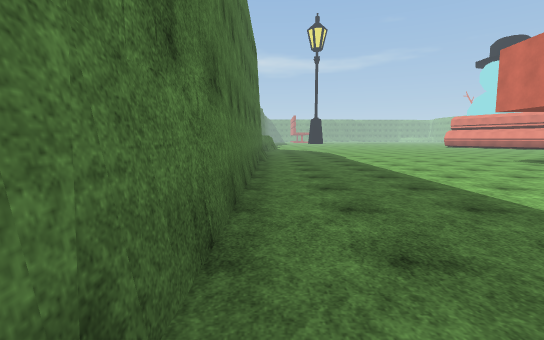
view 1 (above)

19 first-person views from a walk through a scene from a Unity 3-D project. The camera is 1.4 m above the floor, tilts 6° down and sees 85° across. The floor is counted in squares, 2 m on a side. Each view is taken from the middle of a square. On the plan, view 1 faces up. The plan holds only what a view shows up to about 10 squares ahead; the rest is blank. The place goes on beyond the plan. The player is left out. Some surface patterns are stand-ins.

view 2
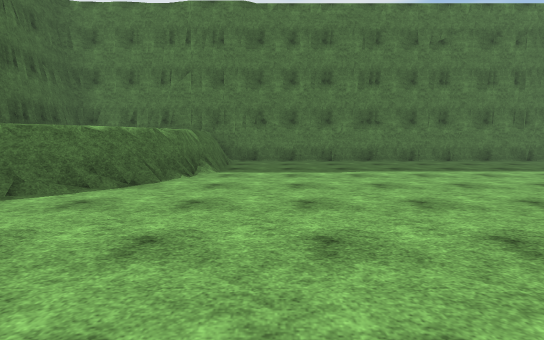

view 3
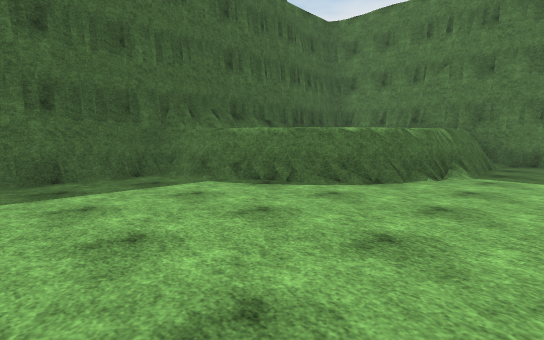

view 4
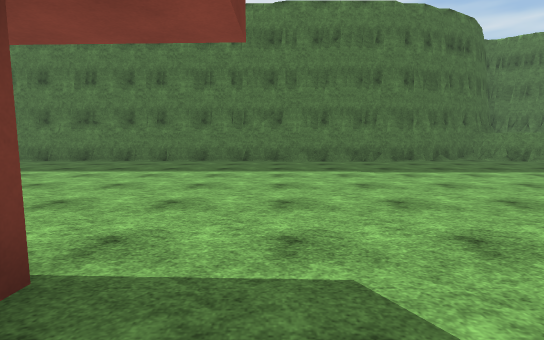

view 5
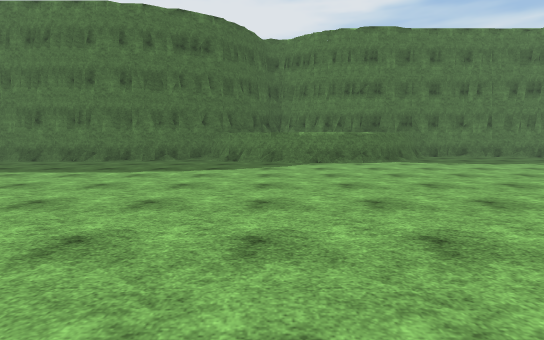

view 6
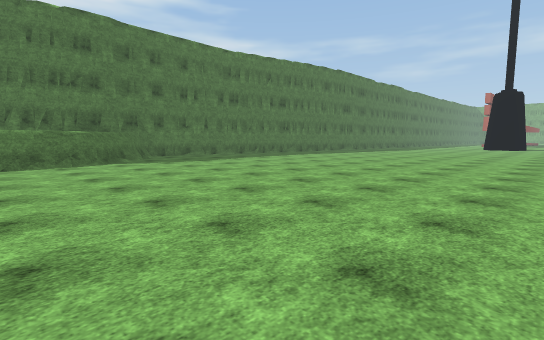

view 7
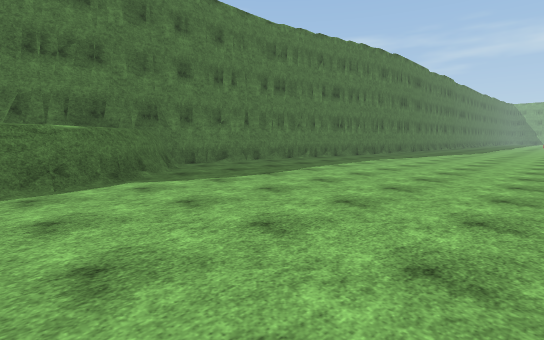

view 8
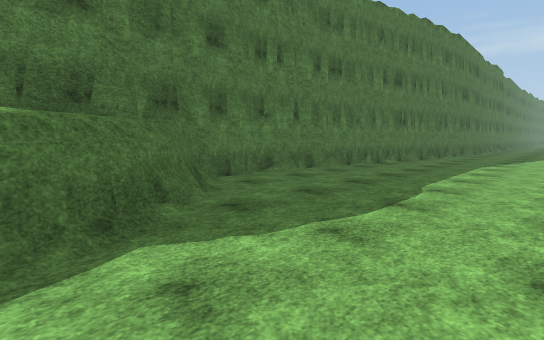

view 9
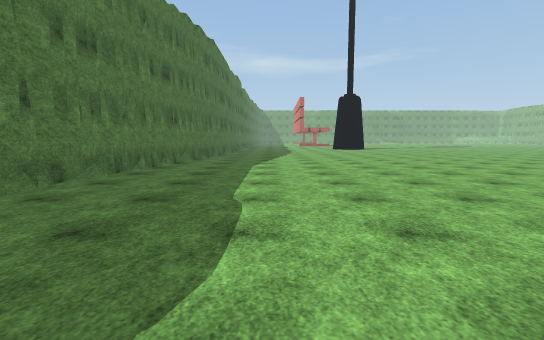

view 10
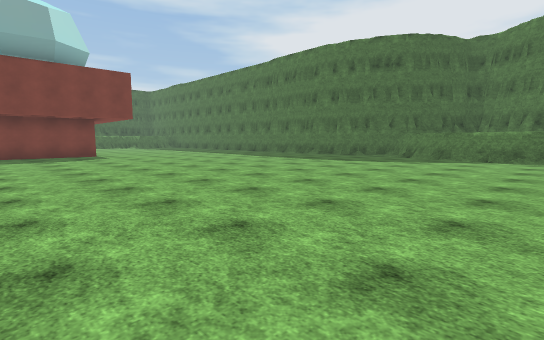

view 11
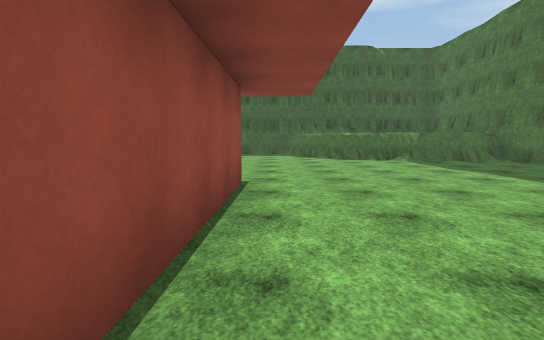

view 12
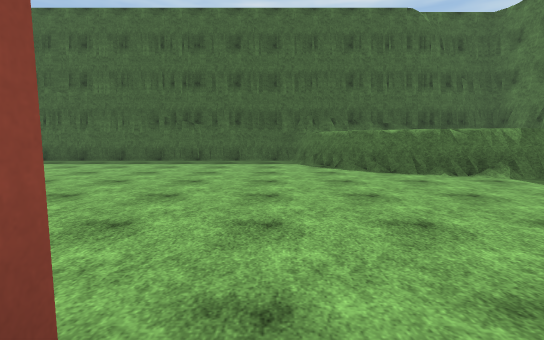

view 13
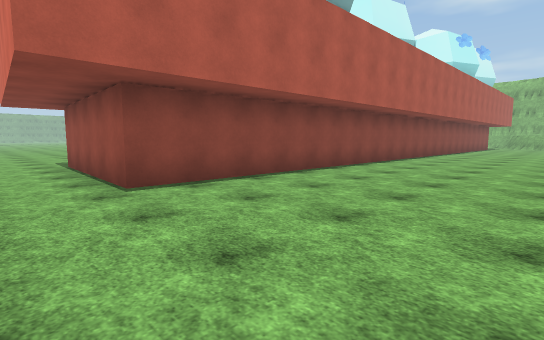

view 14
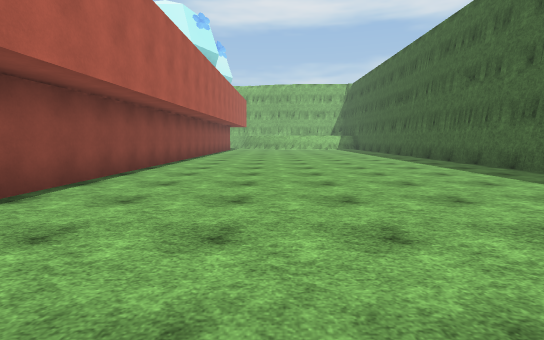

view 15
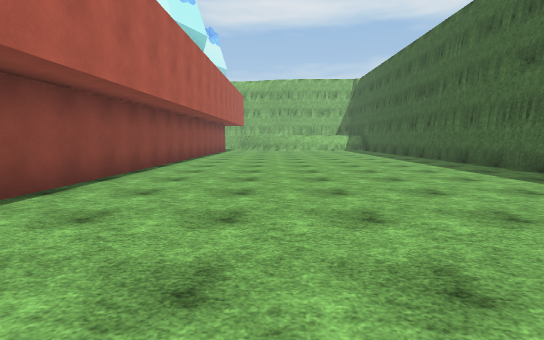

view 16
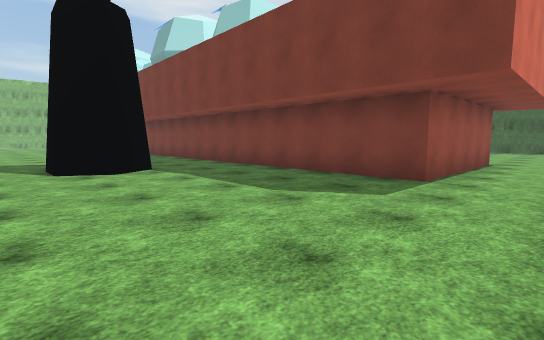

view 17
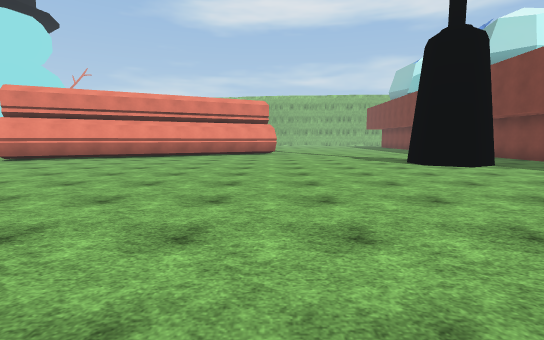

view 18
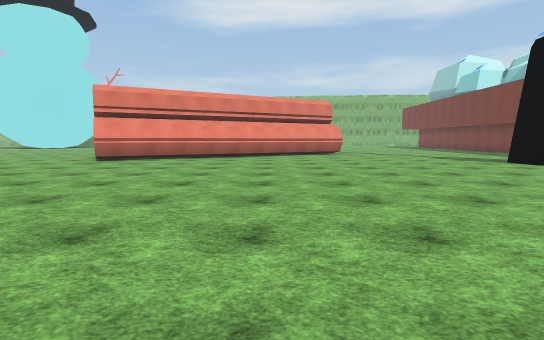

view 19
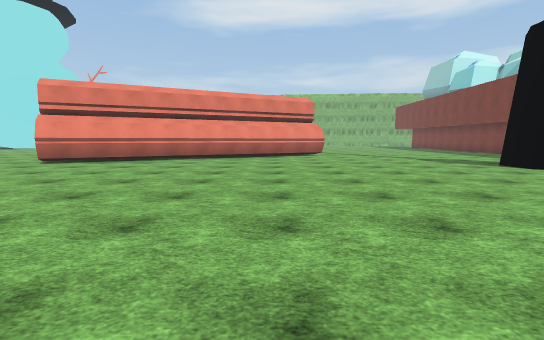

### Floor plan
Points are (right, up) in squares from view 1. A wall is a line through its corners. A room is listed if a view was taken in it or the views show most of it. See-through windows are left out.
Room 1 (views 1, 2, 3, 4, 5, 6, 7, 8, 9, 10, 11, 12, 13, 14, 15, 16, 17, 18, 19)
walls: (12.8, 10.1) (12.3, 11.1) (12.8, 11.9) (13.9, 11.9); (16.1, 20.6) (14.1, 24.5); (0, 17.6) (-0.8, 16.8); (-0.3, 17.3) (-1.2, 16); (0, 18.7) (-0.2, 17.9); (-0.5, 13.1) (-0.3, 11.8); (0.1, 19.1) (0, 18); (-0.8, 14.9) (-0.6, 13.5) (-0.4, 13.1); (-0.7, 12.5) (-0.4, -1.6) (0.8, -1.6); (-0.8, 17.4) (-0.8, 16.7); (0, 19.8) (-0.1, 18.6); (-1.1, 15.3) (-0.4, 13.5) (-0.5, 10.1); (-0.2, 19.4) (-0.2, 18.2); (-0.8, 18) (-0.8, 17.5); (0, 20.4) (0, 19.9); (-0.5, 10) (-0.5, 8.4); (-0.9, 19.4) (-0.8, 18.7); (-0.2, 21.1) (0.2, 19.6); (-0.5, 21.8) (0.1, 20.5) (0.1, 18.8) (-0.6, 16.7); (-1, 22.1) (-0.3, 21); (-1, 22.5) (-0.3, 21.3); (-1.1, 22.6) (-0.7, 22.2); (-0.6, 6.2) (-0.6, 5.2); (-1.5, 22.9) (-0.7, 21.9); (-2, 23.2) (-1.7, 22.8); (-2.7, 24.2) (-2.6, 23.6) (-1.5, 22.7); (-0.4, 2.9) (-0.4, 2.2); (22, 2.9) (7.5, 3.4) (7.6, 7.8) (15.2, 7.6); (-2.5, 27.3) (-2.7, 23.8) (-2.5, 23.5); (-2.6, 27.3) (-2.7, 26.8); (3.2, -1.6) (4.9, -2.8) (5.8, -4.1) (6.2, -5.7) (14.5, -5.7); (4, -2) (4.5, -2.7); (2.9, -1.6) (3.6, -1.8); (3.5, -1.9) (4.7, -2.6); (2.7, -1.6) (3.4, -1.7) (4.2, -2.4); (2.2, -1.4) (4.7, -2.3); (3.1, -1.8) (3.4, -2.1); (2.1, -1.6) (2.8, -1.9); (2.3, -1.7) (3.5, -1.7); (4.4, -2.6) (5.4, -3.5); (4.9, -3.1) (5.1, -3.5); (5.2, -3.2) (5.9, -4.3); (-2.1, 29.7) (-2.1, 29.1); (5.7, -3.8) (6.1, -5); (0, -1.7) (0.6, -1.5); (5.5, -4.2) (5.8, -4.6); (5.6, -4.3) (5.9, -5); (-2, 31) (-2.7, 24.8); (6, -4.9) (6.1, -5.7); (-1.5, 32) (-2, 30.6); (-1.7, 32) (-1.8, 30.1) (-2.4, 28.2); (5.5, -5.2) (5.6, -5.7); (8, -5.9) (8.6, -5.9); (7.2, -5.9) (7.8, -5.8); (6.3, -5.9) (7.8, -5.9); (16.1, -5.7) (22.1, -5.7)
low walls: (0.1, 18.6) (0, 17.7); (-0.6, 16.7) (-0.9, 16.4); (0.1, 20.4) (0.3, 19.3); (-1, 22.6) (-0.5, 21.8); (4, -2) (5.1, -3); (-1.9, 29.6) (-1.9, 29.1); (6.2, -4.8) (6.2, -5.7)

Where each view was taken, in squares from view 1:
view 1: 0 up, 0 right, facing up
view 2: 0 up, 9 right, facing left
view 3: 0 up, 9 right, facing down-left
view 4: 9 up, 9 right, facing left
view 5: 18 up, 9 right, facing left
view 6: 19 up, 9 right, facing up-left
view 7: 20 up, 5 right, facing up-left
view 8: 21 up, 2 right, facing up-left
view 9: 22 up, 1 right, facing up
view 10: 21 up, 11 right, facing down-left
view 11: 8 up, 7 right, facing down
view 12: 4 up, 7 right, facing down
view 13: 1 down, 6 right, facing up-right
view 14: 0 up, 10 right, facing right
view 15: 0 up, 12 right, facing right
view 16: 13 up, 6 right, facing down-right
view 17: 16 up, 5 right, facing right
view 18: 19 up, 5 right, facing right
view 19: 18 up, 6 right, facing right
